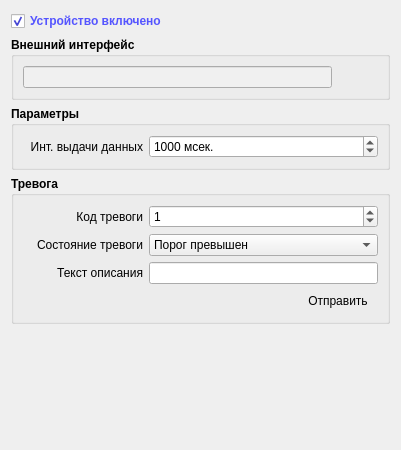
          <widget class="QWidget" name="page_4">
           <property name="geometry">
            <rect>
             <x>0</x>
             <y>0</y>
             <width>401</width>
             <height>450</height>
            </rect>
           </property>
           <attribute name="label">
            <string>Параметры устройства</string>
           </attribute>
           <layout class="QVBoxLayout" name="verticalLayout_20">
            <item>
             <widget class="QCheckBox" name="checkECHOEnabled">
              <property name="minimumSize">
               <size>
                <width>0</width>
                <height>20</height>
               </size>
              </property>
              <property name="font">
               <font>
                <weight>75</weight>
                <bold>true</bold>
               </font>
              </property>
              <property name="styleSheet">
               <string notr="true">color: rgb(85, 85, 255);</string>
              </property>
              <property name="text">
               <string>Устройство включено</string>
              </property>
              <property name="checked">
               <bool>true</bool>
              </property>
             </widget>
            </item>
            <item>
             <widget class="QGroupBox" name="gbInterfaceAIS_5">
              <property name="font">
               <font>
                <weight>75</weight>
                <bold>true</bold>
               </font>
              </property>
              <property name="title">
               <string>Внешний интерфейс</string>
              </property>
              <layout class="QHBoxLayout" name="horizontalLayout_19">
               <item>
                <widget class="QLineEdit" name="editECHOSerialInterface">
                 <property name="sizePolicy">
                  <sizepolicy hsizetype="Expanding" vsizetype="Minimum">
                   <horstretch>0</horstretch>
                   <verstretch>0</verstretch>
                  </sizepolicy>
                 </property>
                 <property name="font">
                  <font>
                   <weight>50</weight>
                   <bold>false</bold>
                  </font>
                 </property>
                 <property name="styleSheet">
                  <string notr="true">background-color: rgb(240, 240, 240);
color: rgb(0, 0, 127);</string>
                 </property>
                 <property name="readOnly">
                  <bool>true</bool>
                 </property>
                </widget>
               </item>
               <item>
                <widget class="QPushButton" name="bnECHOEditSerialParams">
                 <property name="sizePolicy">
                  <sizepolicy hsizetype="Fixed" vsizetype="Fixed">
                   <horstretch>0</horstretch>
                   <verstretch>0</verstretch>
                  </sizepolicy>
                 </property>
                 <property name="text">
                  <string/>
                 </property>
                 <property name="icon">
                  <iconset resource="res.qrc">
                   <normaloff>:/buttons/Icons/Gears.ico</normaloff>:/buttons/Icons/Gears.ico</iconset>
                 </property>
                 <property name="flat">
                  <bool>true</bool>
                 </property>
                </widget>
               </item>
              </layout>
             </widget>
            </item>
            <item>
             <widget class="QGroupBox" name="gbAutomaticUploadData_3">
              <property name="font">
               <font>
                <weight>75</weight>
                <bold>true</bold>
               </font>
              </property>
              <property name="title">
               <string>Параметры</string>
              </property>
              <property name="flat">
               <bool>false</bool>
              </property>
              <layout class="QVBoxLayout" name="verticalLayout_21">
               <item>
                <layout class="QHBoxLayout" name="horizontalLayout_31">
                 <item>
                  <widget class="QLabel" name="label_28">
                   <property name="minimumSize">
                    <size>
                     <width>120</width>
                     <height>0</height>
                    </size>
                   </property>
                   <property name="maximumSize">
                    <size>
                     <width>60</width>
                     <height>16777215</height>
                    </size>
                   </property>
                   <property name="font">
                    <font>
                     <weight>50</weight>
                     <bold>false</bold>
                    </font>
                   </property>
                   <property name="text">
                    <string>Инт. выдачи данных</string>
                   </property>
                   <property name="alignment">
                    <set>Qt::AlignRight|Qt::AlignTrailing|Qt::AlignVCenter</set>
                   </property>
                  </widget>
                 </item>
                 <item>
                  <widget class="QSpinBox" name="spinECHOUploadInterval">
                   <property name="sizePolicy">
                    <sizepolicy hsizetype="Preferred" vsizetype="Fixed">
                     <horstretch>0</horstretch>
                     <verstretch>0</verstretch>
                    </sizepolicy>
                   </property>
                   <property name="font">
                    <font>
                     <weight>50</weight>
                     <bold>false</bold>
                    </font>
                   </property>
                   <property name="suffix">
                    <string> мсек.</string>
                   </property>
                   <property name="maximum">
                    <number>10000</number>
                   </property>
                   <property name="value">
                    <number>1000</number>
                   </property>
                  </widget>
                 </item>
                </layout>
               </item>
              </layout>
             </widget>
            </item>
            <item>
             <widget class="QGroupBox" name="groupBox_4">
              <property name="font">
               <font>
                <weight>75</weight>
                <bold>true</bold>
               </font>
              </property>
              <property name="title">
               <string>Тревога</string>
              </property>
              <layout class="QVBoxLayout" name="verticalLayout_11">
               <item>
                <layout class="QHBoxLayout" name="horizontalLayout_21">
                 <item>
                  <widget class="QLabel" name="label_17">
                   <property name="minimumSize">
                    <size>
                     <width>120</width>
                     <height>0</height>
                    </size>
                   </property>
                   <property name="maximumSize">
                    <size>
                     <width>60</width>
                     <height>16777215</height>
                    </size>
                   </property>
                   <property name="font">
                    <font>
                     <weight>50</weight>
                     <bold>false</bold>
                    </font>
                   </property>
                   <property name="text">
                    <string>Код тревоги</string>
                   </property>
                   <property name="alignment">
                    <set>Qt::AlignRight|Qt::AlignTrailing|Qt::AlignVCenter</set>
                   </property>
                  </widget>
                 </item>
                 <item>
                  <widget class="QSpinBox" name="spinECHOAlarmId">
                   <property name="sizePolicy">
                    <sizepolicy hsizetype="Preferred" vsizetype="Fixed">
                     <horstretch>0</horstretch>
                     <verstretch>0</verstretch>
                    </sizepolicy>
                   </property>
                   <property name="font">
                    <font>
                     <weight>50</weight>
                     <bold>false</bold>
                    </font>
                   </property>
                   <property name="suffix">
                    <string/>
                   </property>
                   <property name="maximum">
                    <number>10000</number>
                   </property>
                   <property name="value">
                    <number>1</number>
                   </property>
                  </widget>
                 </item>
                </layout>
               </item>
               <item>
                <layout class="QHBoxLayout" name="horizontalLayout_32">
                 <item>
                  <widget class="QLabel" name="label_18">
                   <property name="minimumSize">
                    <size>
                     <width>120</width>
                     <height>0</height>
                    </size>
                   </property>
                   <property name="maximumSize">
                    <size>
                     <width>60</width>
                     <height>16777215</height>
                    </size>
                   </property>
                   <property name="font">
                    <font>
                     <weight>50</weight>
                     <bold>false</bold>
                    </font>
                   </property>
                   <property name="text">
                    <string>Состояние тревоги</string>
                   </property>
                   <property name="alignment">
                    <set>Qt::AlignRight|Qt::AlignTrailing|Qt::AlignVCenter</set>
                   </property>
                  </widget>
                 </item>
                 <item>
                  <widget class="QComboBox" name="cbNECHOAlarmState">
                   <property name="sizePolicy">
                    <sizepolicy hsizetype="Preferred" vsizetype="Fixed">
                     <horstretch>0</horstretch>
                     <verstretch>0</verstretch>
                    </sizepolicy>
                   </property>
                   <property name="font">
                    <font>
                     <weight>50</weight>
                     <bold>false</bold>
                    </font>
                   </property>
                   <item>
                    <property name="text">
                     <string>Порог превышен</string>
                    </property>
                   </item>
                   <item>
                    <property name="text">
                     <string>Порог не превышен</string>
                    </property>
                   </item>
                  </widget>
                 </item>
                </layout>
               </item>
               <item>
                <layout class="QHBoxLayout" name="horizontalLayout_33">
                 <item>
                  <widget class="QLabel" name="label_19">
                   <property name="minimumSize">
                    <size>
                     <width>120</width>
                     <height>0</height>
                    </size>
                   </property>
                   <property name="maximumSize">
                    <size>
                     <width>60</width>
                     <height>16777215</height>
                    </size>
                   </property>
                   <property name="font">
                    <font>
                     <weight>50</weight>
                     <bold>false</bold>
                    </font>
                   </property>
                   <property name="text">
                    <string>Текст описания</string>
                   </property>
                   <property name="alignment">
                    <set>Qt::AlignRight|Qt::AlignTrailing|Qt::AlignVCenter</set>
                   </property>
                  </widget>
                 </item>
                 <item>
                  <widget class="QLineEdit" name="editECHOAlarmMessageText">
                   <property name="sizePolicy">
                    <sizepolicy hsizetype="Preferred" vsizetype="Fixed">
                     <horstretch>0</horstretch>
                     <verstretch>0</verstretch>
                    </sizepolicy>
                   </property>
                   <property name="font">
                    <font>
                     <weight>50</weight>
                     <bold>false</bold>
                    </font>
                   </property>
                   <property name="readOnly">
                    <bool>false</bool>
                   </property>
                  </widget>
                 </item>
                </layout>
               </item>
               <item>
                <layout class="QHBoxLayout" name="horizontalLayout_34">
                 <item>
                  <spacer name="horizontalSpacer_8">
                   <property name="orientation">
                    <enum>Qt::Horizontal</enum>
                   </property>
                   <property name="sizeHint" stdset="0">
                    <size>
                     <width>40</width>
                     <height>20</height>
                    </size>
                   </property>
                  </spacer>
                 </item>
                 <item>
                  <widget class="QPushButton" name="bnECHOAlarmSend">
                   <property name="sizePolicy">
                    <sizepolicy hsizetype="Preferred" vsizetype="Fixed">
                     <horstretch>0</horstretch>
                     <verstretch>0</verstretch>
                    </sizepolicy>
                   </property>
                   <property name="font">
                    <font>
                     <weight>50</weight>
                     <bold>false</bold>
                    </font>
                   </property>
                   <property name="text">
                    <string>Отправить</string>
                   </property>
                   <property name="icon">
                    <iconset resource="res.qrc">
                     <normaloff>:/alarm/Icons/bell.png</normaloff>:/alarm/Icons/bell.png</iconset>
                   </property>
                   <property name="flat">
                    <bool>true</bool>
                   </property>
                  </widget>
                 </item>
                </layout>
               </item>
              </layout>
             </widget>
            </item>
            <item>
             <spacer name="verticalSpacer_6">
              <property name="orientation">
               <enum>Qt::Vertical</enum>
              </property>
              <property name="sizeHint" stdset="0">
               <size>
                <width>20</width>
                <height>36</height>
               </size>
              </property>
             </spacer>
            </item>
           </layout>
          </widget>
